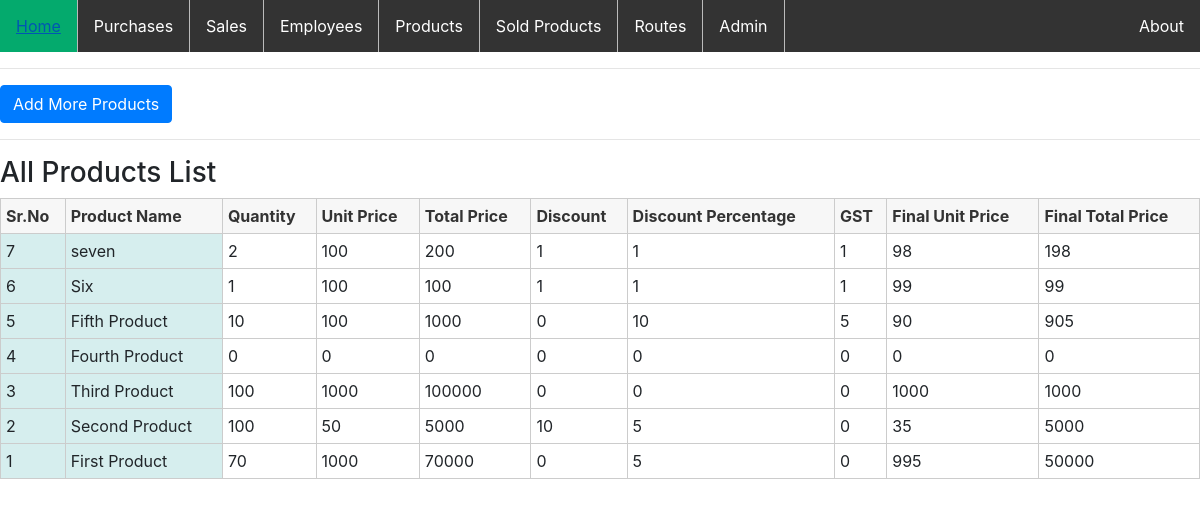
Page /products on the committed database.
### touqeerapp1/models.py (models this page shows, shortened)
class Product(models.Model):
    name = models.CharField(max_length=80, unique=True)
    quantity = models.IntegerField( null=True)
    scheme = models.IntegerField( null=True)
    rate = models.IntegerField (null=True)
    discountPercent = models.IntegerField( null=True)
    discount = models.IntegerField( null=True)
    gst = models.IntegerField( null=True)
    value = models.IntegerField( null=True)
    date_created = models.DateTimeField(auto_now_add=True, null=True)
    product_image = models.ImageField(upload_to='product_image/', null=True, blank=True)
    class Meta:
        ordering = ('-date_created',)

### touqeerapp1/views.py (the view, shortened to what this page needs)
# urls.py: path('products',views.products),
def products(request):
    form = ProductForm()
    product = Product.objects.all()
    context = {'product': product,'ProductForm':form}
    return render(request,'touqeerapp/products.html',context)

### touqeerapp1/templates/touqeerapp/products.html (shortened to what this page needs)
{% extends 'touqeerapp/main.html' %}
  {% block content %}
{% load mathfilters %}
<button class="btn btn-primary" onclick="myFunction()">Add More Products</button>
<hr>
<h3> All Products List</h3>
<table style="width: 100%;">
<colgroup>
  <col span="2" style="background-color: #D6EEEE">
</colgroup>
<tr>
    <th>Sr.No</th><th>Product Name</th><th>Quantity</th><th>Unit Price</th><th>Total Price</th><th>Discount</th><th>Discount Percentage</th>
       <th>GST</th> <th>Final Unit Price</th><th>Final Total Price</th>
</tr>
    {%for product in product%}
  <tr>
<td>{{product.id}}</td><td>{{product.name}}</td><td>{{product.quantity}}</td><td>{{product.rate}}</td>
        <td>{{product.rate|mul:product.quantity}}</td>
        <td>{{product.discount}}</td><td>{{product.discountPercent}}</td><td>{{product.gst}}</td>
      {%if product.gst != 0 %}
      <td>{{product.gst|div:product.quantity|add:product.rate|sub:product.discountPercent|sub:product.discount }}</td>
{% elif product.gst == 0%}
            <td>{{product.rate|sub:product.discountPercent|sub:product.discount }}</td>
      {%endif%}
        <td>{{product.value}}</td>
</tr>
    {%endfor%}
</table>
{% endblock content %}

### touqeerapp1/templates/touqeerapp/main.html (style rules this page uses)
table, td, th { border: 1px solid black; }
table { border-collapse: collapse; width: 100%; }
th { text-align: left; }
body { font-family: Arial; font-size: 10pt; }
table { border: 1px solid #ccc; border-collapse: collapse; }
table th { background-color: #F7F7F7; color: #333; font-weight: bold; }
table th, table td { padding: 5px; border: 1px solid #ccc; }

### rows in the picture
Product: id "7", name "seven", quantity "2", rate "100", rate|mul "200", discount "1", discountPercent "1", gst "1", gst|div "98", value "198"
Product: id "6", name "Six", quantity "1", rate "100", rate|mul "100", discount "1", discountPercent "1", gst "1", gst|div "99", value "99"
Product: id "5", name "Fifth Product", quantity "10", rate "100", rate|mul "1000", discount "0", discountPercent "10", gst "5", gst|div "90", value "905"
Product: id "4", name "Fourth Product", quantity "0", rate "0", rate|mul "0", discount "0", discountPercent "0", gst "0", rate|sub "0", value "0"
Product: id "3", name "Third Product", quantity "100", rate "1000", rate|mul "100000", discount "0", discountPercent "0", gst "0", rate|sub "1000", value "1000"
Product: id "2", name "Second Product", quantity "100", rate "50", rate|mul "5000", discount "10", discountPercent "5", gst "0", rate|sub "35", value "5000"
Product: id "1", name "First Product", quantity "70", rate "1000", rate|mul "70000", discount "0", discountPercent "5", gst "0", rate|sub "995", value "50000"
